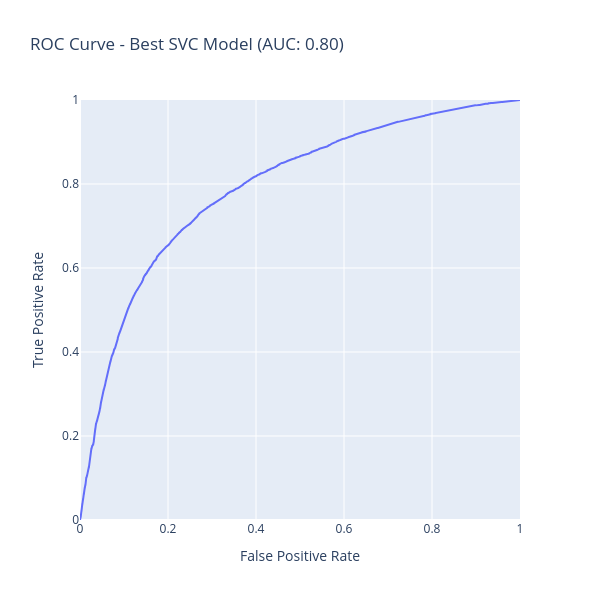

The code cell stored with this chart in its notebook:
### Code cell
fig = go.Figure()

fig.add_trace(
    go.Scatter(
        name='SVC',
        x=rocs_lr[0],
        y=rocs_lr[1],
        hovertemplate='FPR: %{x:.2f}<br>TPR: %{y:.2f}<br>Threshold: %{text:.2f}',
        text=rocs_lr[2]
    )
)

fig.update_layout(
    xaxis_title='False Positive Rate',
    yaxis_title='True Positive Rate',
    title='ROC Curve - Best SVC Model (AUC: {:.2f})'.format(y_val_pred_best_svc[2]),
    width=600,
    height=600,
    xaxis=dict(range=[0, 1]),
    yaxis=dict(range=[0, 1])
)

fig.show()

### Figure 1 — Plotly figure (JSON) as saved in the notebook; plotly's stock layout.template omitted (floating-point values rounded to 4 significant figures; data arrays with more than 128 entries replaced by an {"elided": "..."} marker saying what was removed)
{"data": [{"hovertemplate": "FPR: %{x:.2f}<br>TPR: %{y:.2f}<br>Threshold: %{text:.2f}", "name": "SVC", "text": {"elided": "5116 float values"}, "type": "scatter", "x": {"elided": "5116 float values"}, "y": {"elided": "5116 float values"}}], "layout": {"height": 600, "title": {"text": "ROC Curve - Best SVC Model (AUC: 0.80)"}, "width": 600, "xaxis": {"range": [0, 1], "title": {"text": "False Positive Rate"}}, "yaxis": {"range": [0, 1], "title": {"text": "True Positive Rate"}}}}
